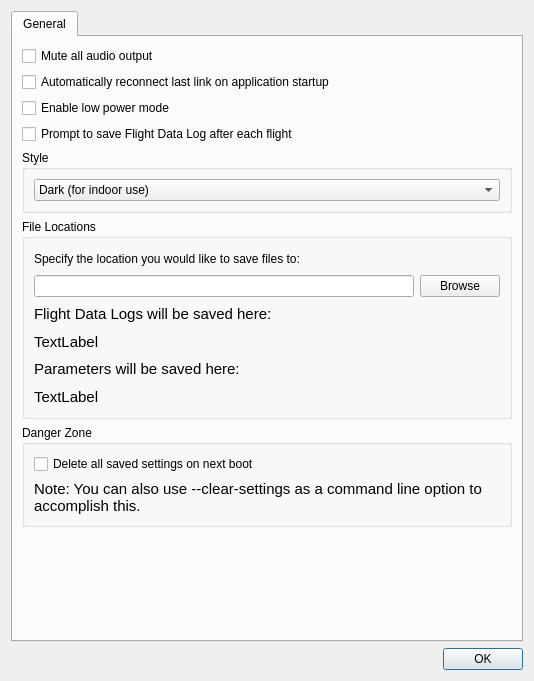
<?xml version="1.0" encoding="UTF-8"?>
<ui version="4.0">
 <class>SettingsDialog</class>
 <widget class="QDialog" name="SettingsDialog">
  <property name="geometry">
   <rect>
    <x>0</x>
    <y>0</y>
    <width>534</width>
    <height>681</height>
   </rect>
  </property>
  <property name="sizePolicy">
   <sizepolicy hsizetype="MinimumExpanding" vsizetype="MinimumExpanding">
    <horstretch>0</horstretch>
    <verstretch>0</verstretch>
   </sizepolicy>
  </property>
  <property name="windowTitle">
   <string>Dialog</string>
  </property>
  <layout class="QVBoxLayout" name="verticalLayout">
   <item>
    <widget class="QTabWidget" name="tabWidget">
     <widget class="QWidget" name="general">
      <attribute name="title">
       <string>General</string>
      </attribute>
      <attribute name="toolTip">
       <string>General Settings</string>
      </attribute>
      <layout class="QVBoxLayout" name="verticalLayout_2">
       <item>
        <widget class="QCheckBox" name="audioMuteCheckBox">
         <property name="text">
          <string>Mute all audio output</string>
         </property>
         <property name="icon">
          <iconset resource="../../qgroundcontrol.qrc">
           <normaloff>:/files/images/status/audio-volume-muted.svg</normaloff>:/files/images/status/audio-volume-muted.svg</iconset>
         </property>
        </widget>
       </item>
       <item>
        <widget class="QCheckBox" name="reconnectCheckBox">
         <property name="text">
          <string>Automatically reconnect last link on application startup</string>
         </property>
         <property name="icon">
          <iconset resource="../../qgroundcontrol.qrc">
           <normaloff>:/files/images/devices/network-wireless.svg</normaloff>:/files/images/devices/network-wireless.svg</iconset>
         </property>
        </widget>
       </item>
       <item>
        <widget class="QCheckBox" name="lowPowerCheckBox">
         <property name="toolTip">
          <string>Lowers all update rates to save battery power</string>
         </property>
         <property name="text">
          <string>Enable low power mode</string>
         </property>
        </widget>
       </item>
       <item>
        <widget class="QCheckBox" name="promptFlightDataSave">
         <property name="text">
          <string>Prompt to save Flight Data Log after each flight</string>
         </property>
        </widget>
       </item>
       <item>
        <widget class="QGroupBox" name="groupBox">
         <property name="title">
          <string>Style</string>
         </property>
         <property name="flat">
          <bool>false</bool>
         </property>
         <property name="checkable">
          <bool>false</bool>
         </property>
         <layout class="QVBoxLayout" name="verticalLayout_3">
          <item>
           <layout class="QHBoxLayout" name="horizontalLayout">
            <property name="sizeConstraint">
             <enum>QLayout::SetMinimumSize</enum>
            </property>
            <item>
             <widget class="QComboBox" name="styleChooser">
              <item>
               <property name="text">
                <string>Dark (for indoor use)</string>
               </property>
              </item>
              <item>
               <property name="text">
                <string>Light (for outdoor use)</string>
               </property>
              </item>
             </widget>
            </item>
           </layout>
          </item>
         </layout>
        </widget>
       </item>
       <item>
        <widget class="QGroupBox" name="fileLocationsLayout">
         <property name="sizePolicy">
          <sizepolicy hsizetype="MinimumExpanding" vsizetype="Fixed">
           <horstretch>0</horstretch>
           <verstretch>0</verstretch>
          </sizepolicy>
         </property>
         <property name="minimumSize">
          <size>
           <width>0</width>
           <height>200</height>
          </size>
         </property>
         <property name="title">
          <string>File Locations</string>
         </property>
         <layout class="QGridLayout" name="gridLayout">
          <item row="4" column="0">
           <widget class="QLabel" name="label_5">
            <property name="font">
             <font>
              <pointsize>11</pointsize>
             </font>
            </property>
            <property name="text">
             <string>Parameters will be saved here:</string>
            </property>
           </widget>
          </item>
          <item row="3" column="0">
           <widget class="QLabel" name="flightDataLogLocation">
            <property name="font">
             <font>
              <pointsize>11</pointsize>
             </font>
            </property>
            <property name="text">
             <string>TextLabel</string>
            </property>
           </widget>
          </item>
          <item row="1" column="1">
           <widget class="QPushButton" name="browseSavedFilesLocation">
            <property name="text">
             <string>Browse</string>
            </property>
           </widget>
          </item>
          <item row="0" column="0">
           <widget class="QLabel" name="label">
            <property name="sizePolicy">
             <sizepolicy hsizetype="Preferred" vsizetype="Fixed">
              <horstretch>0</horstretch>
              <verstretch>0</verstretch>
             </sizepolicy>
            </property>
            <property name="minimumSize">
             <size>
              <width>0</width>
              <height>0</height>
             </size>
            </property>
            <property name="text">
             <string>Specify the location you would like to save files to:</string>
            </property>
            <property name="wordWrap">
             <bool>true</bool>
            </property>
           </widget>
          </item>
          <item row="1" column="0">
           <widget class="QLineEdit" name="savedFilesLocation">
            <property name="minimumSize">
             <size>
              <width>0</width>
              <height>21</height>
             </size>
            </property>
           </widget>
          </item>
          <item row="2" column="0">
           <widget class="QLabel" name="label_3">
            <property name="font">
             <font>
              <pointsize>11</pointsize>
             </font>
            </property>
            <property name="text">
             <string>Flight Data Logs will be saved here:</string>
            </property>
           </widget>
          </item>
          <item row="5" column="0">
           <widget class="QLabel" name="parameterLocation">
            <property name="font">
             <font>
              <pointsize>11</pointsize>
             </font>
            </property>
            <property name="text">
             <string>TextLabel</string>
            </property>
           </widget>
          </item>
         </layout>
        </widget>
       </item>
       <item>
        <widget class="QGroupBox" name="groupBox_2">
         <property name="title">
          <string>Danger Zone</string>
         </property>
         <layout class="QVBoxLayout" name="verticalLayout_4">
          <item>
           <widget class="QCheckBox" name="deleteSettings">
            <property name="text">
             <string>Delete all saved settings on next boot</string>
            </property>
           </widget>
          </item>
          <item>
           <widget class="QLabel" name="label_2">
            <property name="font">
             <font>
              <pointsize>11</pointsize>
             </font>
            </property>
            <property name="text">
             <string>Note: You can also use --clear-settings as a command line option to accomplish this.</string>
            </property>
            <property name="wordWrap">
             <bool>true</bool>
            </property>
           </widget>
          </item>
         </layout>
        </widget>
       </item>
       <item>
        <spacer name="verticalSpacer">
         <property name="orientation">
          <enum>Qt::Vertical</enum>
         </property>
         <property name="sizeHint" stdset="0">
          <size>
           <width>20</width>
           <height>20</height>
          </size>
         </property>
        </spacer>
       </item>
      </layout>
     </widget>
    </widget>
   </item>
   <item>
    <widget class="QDialogButtonBox" name="buttonBox">
     <property name="orientation">
      <enum>Qt::Horizontal</enum>
     </property>
     <property name="standardButtons">
      <set>QDialogButtonBox::Ok</set>
     </property>
     <property name="centerButtons">
      <bool>false</bool>
     </property>
    </widget>
   </item>
  </layout>
 </widget>
 <resources>
  <include location="../../qgroundcontrol.qrc"/>
 </resources>
 <connections/>
</ui>
